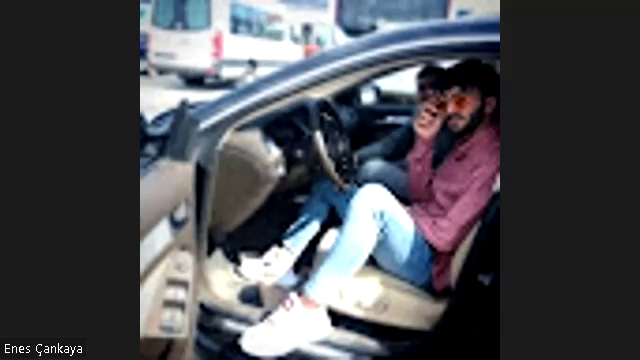
#> input picture frame 6 of 01_INTRO/video1566946428.mp4, 640 x 360 px
$ python 07_showingexistingvideo.py
#> lines starting #> are read from the running program, lines starting #| are printed output that depends on the picture
import cv2
cap = cv2.VideoCapture("video1566946428.mp4")#hazır video varsa buraya video adresi yazılır
while True:
    ret, frame =cap.read()#cap.read() toplam 2 değer döndürür. ilki eğer video okursa true okumuyorsa false döndürür.ikincisi ise framelerdir
#> frame is the input picture: shape (360, 640, 3); mean B, G, R 83.5, 78, 76.6
    #şimdi buradaki durum return değeri true ise cap.read() değer okuyordur yani devam et çünkü while true diyoruz. false ise döngünder çıkar.
    if ret is False: break # video bitince ret false olur döngüden çıkmak için bukoşulu koyuyoruz
    frame = cv2.flip(frame,1)#flip fonksiyonu görüş açısını değiştirir eksenlere göre 1 ayna yansıması gibi gösterir
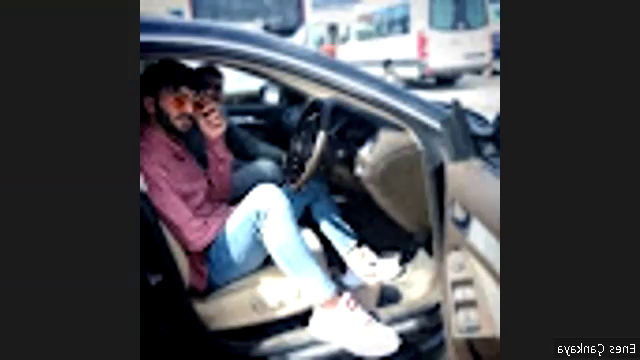
#> frame: shape (360, 640, 3); mean B, G, R 83.5, 78, 76.6
    cv2.imshow("video",frame)
    if cv2.waitKey(10) & 0xFF == ord("q"):
#> (key q is pressed here)
        break
    # cv2.waitKey(1) her frame'in ekranda durmasüresidir yani her foroğraf ekranda ne kadar duracak onun süresidir. ne kadar az o kadar hızlı görüntü demek
    #eğer 0 girersek ilk frame gözükür resim olarak kalır yani resimlerde 0 yazıyoruz buraya
    #0xFF == ord("q") demek klavyeden q uşuna basılırsa demektir.
cap.release()
cv2.destroyAllWindows()
